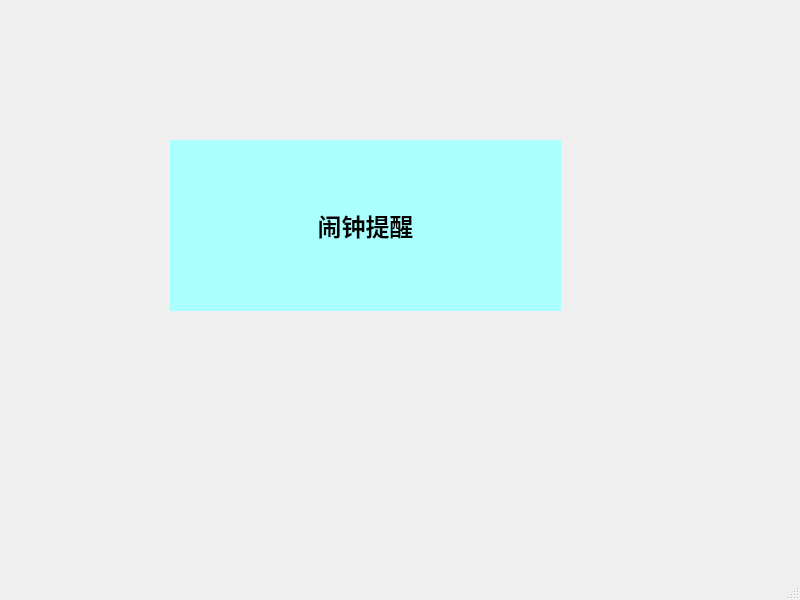
<?xml version="1.0" encoding="UTF-8"?>
<ui version="4.0">
 <class>alarm_window</class>
 <widget class="QMainWindow" name="alarm_window">
  <property name="geometry">
   <rect>
    <x>0</x>
    <y>0</y>
    <width>800</width>
    <height>600</height>
   </rect>
  </property>
  <property name="windowTitle">
   <string>MainWindow</string>
  </property>
  <widget class="QWidget" name="centralwidget">
   <widget class="QLabel" name="label">
    <property name="geometry">
     <rect>
      <x>170</x>
      <y>140</y>
      <width>391</width>
      <height>171</height>
     </rect>
    </property>
    <property name="styleSheet">
     <string notr="true">background-color: rgb(170, 255, 255);</string>
    </property>
    <property name="text">
     <string>&lt;html&gt;&lt;head/&gt;&lt;body&gt;&lt;p align=&quot;center&quot;&gt;&lt;span style=&quot; font-size:18pt; font-weight:600;&quot;&gt;闹钟提醒&lt;/span&gt;&lt;/p&gt;&lt;/body&gt;&lt;/html&gt;</string>
    </property>
   </widget>
  </widget>
  <widget class="QMenuBar" name="menubar">
   <property name="geometry">
    <rect>
     <x>0</x>
     <y>0</y>
     <width>800</width>
     <height>23</height>
    </rect>
   </property>
  </widget>
  <widget class="QStatusBar" name="statusbar"/>
 </widget>
 <resources/>
 <connections/>
</ui>
